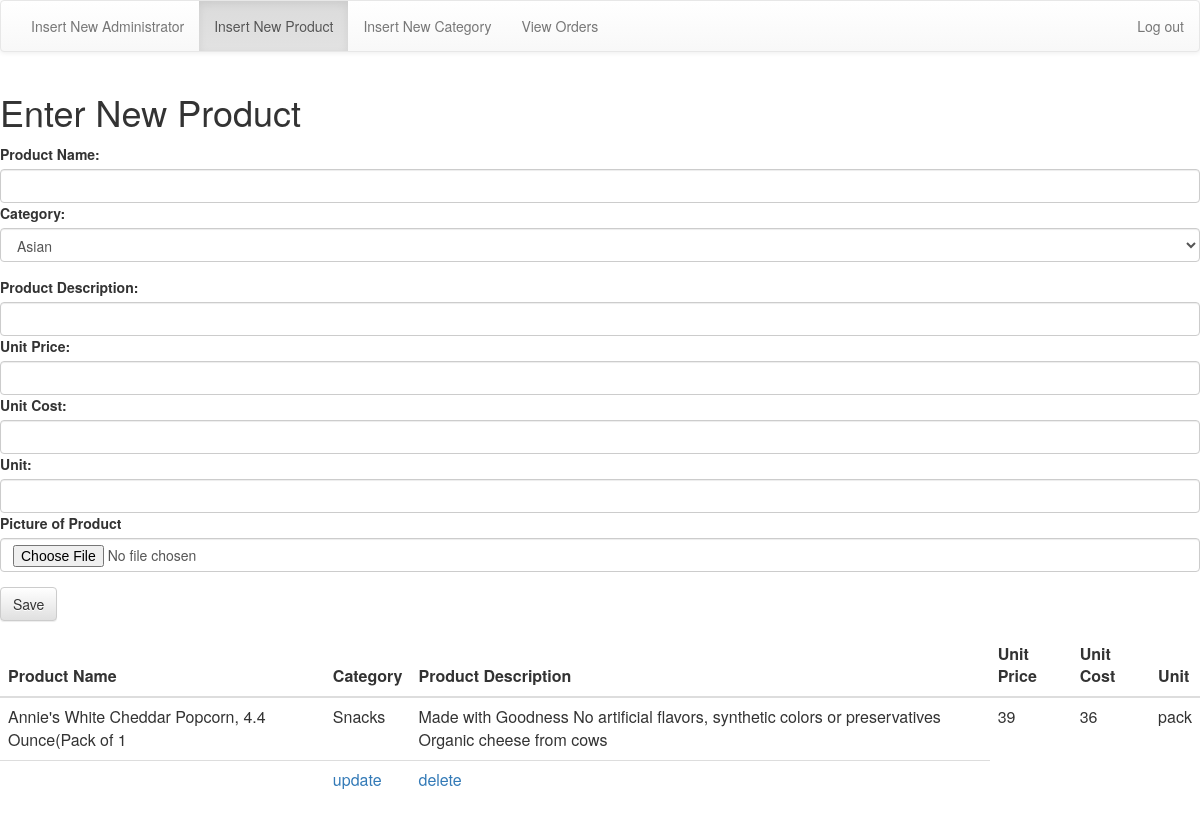
The app's page /InsertProduct1.php with its own data.
### tables this page shows
CREATE TABLE Products(
    ProductID INT NOT NULL AUTO_INCREMENT,
    CategoryID INT UNSIGNED NOT NULL,
    ProductName VARCHAR(50) NOT NULL,
	ProductDescription VARCHAR(100),
	UnitPrice INT NOT NULL,
    UnitCost INT NOT NULL,
    Unit VARCHAR(50) NOT NULL,
    Picture VARCHAR(128),
	PRIMARY KEY(ProductID)
    
);

CREATE TABLE Category(
    CategoryID INT UNSIGNED NOT NULL AUTO_INCREMENT,
    CategoryName VARCHAR(100) NOT NULL,
    PRIMARY KEY (CategoryID)    
);

### InsertProduct1.php (the view, shortened to what this page needs)
<html>
    <head>
    <link rel="stylesheet" href="https://maxcdn.bootstrapcdn.com/bootstrap/3.3.7/css/bootstrap.min.css">
    <link rel="stylesheet" href="https://maxcdn.bootstrapcdn.com/bootstrap/3.3.7/css/bootstrap-theme.min.css">
    </head>
    <body>
<nav class="navbar navbar-default">
    <div class="container-fluid">
        <ul class="nav navbar-nav navbar-left">
            <li>
                <a href="InputAdministrator.php">Insert New Administrator</a>
            </li>
            <li class="active">
                <a href="InsertProduct1.php">Insert New Product</a>
            </li>
            <li>
                <a href="InsertCategory.php">Insert New Category</a>
            </li>
            <li>
                <a href="Orders.php">View Orders</a>
            </li>
        </ul>
        <ul class="nav navbar-nav navbar-right">
            <li><a href="Logout.php">Log out</a></li>
        </ul>
    </div>
</nav>
<?php
include_once('dbutils.php');
?>
        <div class='row'>
            <div class='col-xs-12'>
                <h1>Enter New Product</h1>
            </div>
        </div>
<div class="row">
    <div class="col-xs-12">
        </div>
    </div>
<div class="row">
    <div class="col-xs-12">
    </div>
</div>
        <div class='row'>
            <div class='col-xs-12'>
                <form action="InsertProduct1.php" method="post" enctype="multipart/form-data">
<div class="formg-roup">
    <label for="ProductName">Product Name:</label>
    <input type= "text" class="form-control" name="ProductName" value="<?php if($ProductName){echo $ProductName;} ?>"></input>
</div>
<div class="form-group">
    <label for="CategoryID">Category: </label>
    <?php
    if (!isset($db)){
        $db = connectDB($DBHost,$DBUser,$DBPasswd,$DBName);
    }
    echo(generateDropdown($db,"Category","CategoryName","CategoryID",$CategoryID));
    ?>
</div>
<div class="formg-roup">
    <label for="ProductDescription">Product Description:</label>
    <input type= "text" class="form-control" name="ProductDescription" value="<?php if($ProductDescription){echo $ProductDescription;} ?>"></input>
</div>
<div class="formg-roup">
    <label for="UnitPrice">Unit Price:</label>
    <input type= "text" class="form-control" name="UnitPrice" value="<?php if($UnitPrice){echo $UnitPrice;} ?>"></input>
</div>
<div class="formg-roup">
    <label for="UnitCost">Unit Cost:</label>
    <input type= "text" class="form-control" name="UnitCost" value="<?php if($UnitCost){echo $UnitCost;} ?>"></input>
</div>
<div class="formg-roup">
    <label for="Unit">Unit:</label>
    <input type= "text" class="form-control" name="Unit"  value="<?php if($Unit){echo $Unit;} ?>"></input>
</div>
<div class="form-group">
    <label for="Picture">Picture of Product</label>
    <input type='file' class="form-control" name="Picture"/>
</div>
<button type="submit" class="btn btn-default" name = "submit">Save</button>
                </form>
            </div>
        </div>
<div class='row'>
    <div class='col-xs-12'>
        <table class="table table-hover">
            <thead>
                <th>Product Name</th>
                <th>Category</th>
                <th>Product Description</th>
                <th>Unit Price</th>
                <th>Unit Cost</th>
                <th>Unit</th>
            </thead>
<?php
    include_once('dbutils.php');
    $db = connectDB($DBHost, $DBUser,$DBPasswd,$DBName);
    $query = 'SELECT Products.ProductID,Products.ProductName, Category.CategoryName as Category, ProductDescription, UnitPrice, UnitCost, Unit, Picture FROM Products, Category WHERE Products.CategoryID = Category.CategoryID;';
    $result = queryDB($query,$db);
    while($row = nextTuple($result)){
        echo "\n <tr>";
        echo "<td>".$row["ProductName"]."</td>";
        echo "<td>".$row["Category"]."</td>";
        echo "<td>".$row["ProductDescription"]."</td>";
        echo "<td>".$row["UnitPrice"]."</td>";
        echo "<td>".$row["UnitCost"]."</td>";
        echo "<td>".$row["Unit"]."</td>";
        echo "</tr> \n";
        echo "<td>";
        echo "</td>";
        echo "<td><a href='UpdateProduct.php?ProductID = " . $row['ProductID'] . "'>update</a></td>";
        echo "<td><a href='DeleteProduct.php?ProductID=" . $row['ProductID'] . "'>delete</a></td>";
    }
?>
        </table>
    </div>
</div>
    </body>
</html>

### records on screen
products: ProductName "Annie's White Cheddar Popcorn, 4.4 Ounce(Pack of 1", CategoryID.CategoryName "Snacks", ProductDescription "Made with Goodness No artificial flavors, synthetic colors or preservatives Organic cheese from cows", UnitPrice "39", UnitCost "36", Unit "pack"

### other values on screen
form field Category-CategoryID "Asian"
